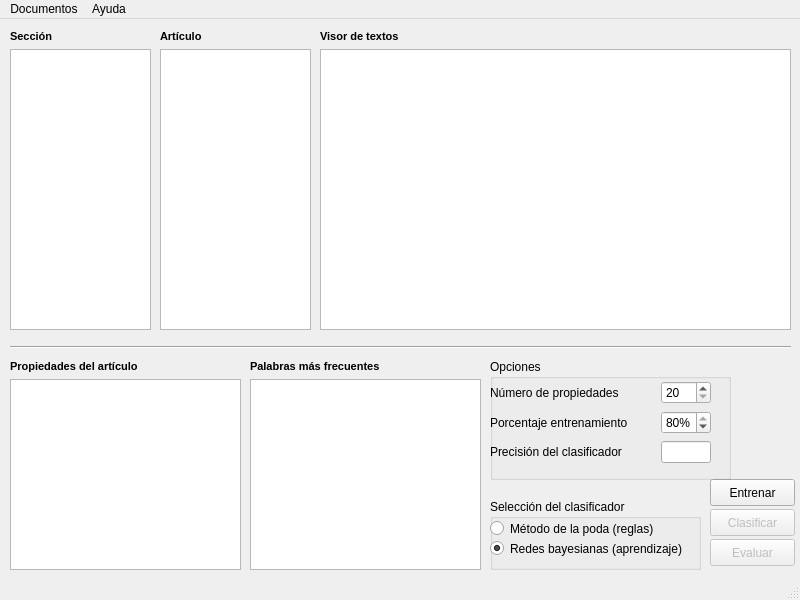
<?xml version="1.0" encoding="UTF-8"?>
<ui version="4.0">
 <class>MainWindow</class>
 <widget class="QMainWindow" name="MainWindow">
  <property name="geometry">
   <rect>
    <x>0</x>
    <y>0</y>
    <width>800</width>
    <height>600</height>
   </rect>
  </property>
  <property name="windowTitle">
   <string>Clasificador de artículos periodísticos</string>
  </property>
  <widget class="QWidget" name="centralwidget">
   <widget class="QTextBrowser" name="textos_textBrowser">
    <property name="geometry">
     <rect>
      <x>320</x>
      <y>30</y>
      <width>471</width>
      <height>281</height>
     </rect>
    </property>
    <property name="readOnly">
     <bool>false</bool>
    </property>
   </widget>
   <widget class="QLabel" name="textos_label">
    <property name="geometry">
     <rect>
      <x>320</x>
      <y>10</y>
      <width>91</width>
      <height>16</height>
     </rect>
    </property>
    <property name="text">
     <string>&lt;!DOCTYPE HTML PUBLIC &quot;-//W3C//DTD HTML 4.0//EN&quot; &quot;http://www.w3.org/TR/REC-html40/strict.dtd&quot;&gt;
&lt;html&gt;&lt;head&gt;&lt;meta name=&quot;qrichtext&quot; content=&quot;1&quot; /&gt;&lt;style type=&quot;text/css&quot;&gt;
p, li { white-space: pre-wrap; }
&lt;/style&gt;&lt;/head&gt;&lt;body style=&quot; font-family:'Sans'; font-size:8pt; font-weight:400; font-style:normal;&quot;&gt;
&lt;p style=&quot; margin-top:0px; margin-bottom:0px; margin-left:0px; margin-right:0px; -qt-block-indent:0; text-indent:0px;&quot;&gt;&lt;span style=&quot; font-weight:600;&quot;&gt;Visor de textos&lt;/span&gt;&lt;/p&gt;&lt;/body&gt;&lt;/html&gt;</string>
    </property>
   </widget>
   <widget class="QPushButton" name="entrenar_pushButton">
    <property name="geometry">
     <rect>
      <x>710</x>
      <y>460</y>
      <width>85</width>
      <height>27</height>
     </rect>
    </property>
    <property name="text">
     <string>Entrenar</string>
    </property>
   </widget>
   <widget class="QPushButton" name="clasificar_pushButton">
    <property name="enabled">
     <bool>false</bool>
    </property>
    <property name="geometry">
     <rect>
      <x>710</x>
      <y>490</y>
      <width>85</width>
      <height>27</height>
     </rect>
    </property>
    <property name="text">
     <string>Clasificar</string>
    </property>
    <property name="checkable">
     <bool>false</bool>
    </property>
   </widget>
   <widget class="QGroupBox" name="seleccion_groupBox">
    <property name="geometry">
     <rect>
      <x>490</x>
      <y>480</y>
      <width>211</width>
      <height>71</height>
     </rect>
    </property>
    <property name="title">
     <string>Selección del clasificador</string>
    </property>
    <widget class="QRadioButton" name="poda_radioButton">
     <property name="geometry">
      <rect>
       <x>0</x>
       <y>20</y>
       <width>211</width>
       <height>19</height>
      </rect>
     </property>
     <property name="text">
      <string>Método de la poda (reglas)</string>
     </property>
     <property name="checked">
      <bool>false</bool>
     </property>
    </widget>
    <widget class="QRadioButton" name="bayes_radioButton">
     <property name="geometry">
      <rect>
       <x>0</x>
       <y>40</y>
       <width>211</width>
       <height>19</height>
      </rect>
     </property>
     <property name="text">
      <string>Redes bayesianas (aprendizaje)</string>
     </property>
     <property name="checked">
      <bool>true</bool>
     </property>
    </widget>
   </widget>
   <widget class="QLabel" name="seccion_label">
    <property name="geometry">
     <rect>
      <x>10</x>
      <y>10</y>
      <width>131</width>
      <height>16</height>
     </rect>
    </property>
    <property name="text">
     <string>&lt;!DOCTYPE HTML PUBLIC &quot;-//W3C//DTD HTML 4.0//EN&quot; &quot;http://www.w3.org/TR/REC-html40/strict.dtd&quot;&gt;
&lt;html&gt;&lt;head&gt;&lt;meta name=&quot;qrichtext&quot; content=&quot;1&quot; /&gt;&lt;style type=&quot;text/css&quot;&gt;
p, li { white-space: pre-wrap; }
&lt;/style&gt;&lt;/head&gt;&lt;body style=&quot; font-family:'Sans'; font-size:8pt; font-weight:400; font-style:normal;&quot;&gt;
&lt;p style=&quot; margin-top:0px; margin-bottom:0px; margin-left:0px; margin-right:0px; -qt-block-indent:0; text-indent:0px;&quot;&gt;&lt;span style=&quot; font-weight:600;&quot;&gt;Sección&lt;/span&gt;&lt;/p&gt;&lt;/body&gt;&lt;/html&gt;</string>
    </property>
   </widget>
   <widget class="QLabel" name="propiedades_label">
    <property name="geometry">
     <rect>
      <x>10</x>
      <y>340</y>
      <width>151</width>
      <height>16</height>
     </rect>
    </property>
    <property name="text">
     <string>&lt;!DOCTYPE HTML PUBLIC &quot;-//W3C//DTD HTML 4.0//EN&quot; &quot;http://www.w3.org/TR/REC-html40/strict.dtd&quot;&gt;
&lt;html&gt;&lt;head&gt;&lt;meta name=&quot;qrichtext&quot; content=&quot;1&quot; /&gt;&lt;style type=&quot;text/css&quot;&gt;
p, li { white-space: pre-wrap; }
&lt;/style&gt;&lt;/head&gt;&lt;body style=&quot; font-family:'Sans'; font-size:8pt; font-weight:400; font-style:normal;&quot;&gt;
&lt;p style=&quot; margin-top:0px; margin-bottom:0px; margin-left:0px; margin-right:0px; -qt-block-indent:0; text-indent:0px;&quot;&gt;&lt;span style=&quot; font-weight:600;&quot;&gt;Propiedades del artículo&lt;/span&gt;&lt;/p&gt;&lt;/body&gt;&lt;/html&gt;</string>
    </property>
   </widget>
   <widget class="QLabel" name="palabras_label">
    <property name="geometry">
     <rect>
      <x>250</x>
      <y>340</y>
      <width>161</width>
      <height>16</height>
     </rect>
    </property>
    <property name="text">
     <string>&lt;!DOCTYPE HTML PUBLIC &quot;-//W3C//DTD HTML 4.0//EN&quot; &quot;http://www.w3.org/TR/REC-html40/strict.dtd&quot;&gt;
&lt;html&gt;&lt;head&gt;&lt;meta name=&quot;qrichtext&quot; content=&quot;1&quot; /&gt;&lt;style type=&quot;text/css&quot;&gt;
p, li { white-space: pre-wrap; }
&lt;/style&gt;&lt;/head&gt;&lt;body style=&quot; font-family:'Sans'; font-size:8pt; font-weight:400; font-style:normal;&quot;&gt;
&lt;p style=&quot; margin-top:0px; margin-bottom:0px; margin-left:0px; margin-right:0px; -qt-block-indent:0; text-indent:0px;&quot;&gt;&lt;span style=&quot; font-weight:600;&quot;&gt;Palabras más frecuentes&lt;/span&gt;&lt;/p&gt;&lt;/body&gt;&lt;/html&gt;</string>
    </property>
   </widget>
   <widget class="QGroupBox" name="opciones_groupBox">
    <property name="geometry">
     <rect>
      <x>490</x>
      <y>340</y>
      <width>241</width>
      <height>121</height>
     </rect>
    </property>
    <property name="title">
     <string>Opciones</string>
    </property>
    <widget class="QWidget" name="layoutWidget">
     <property name="geometry">
      <rect>
       <x>0</x>
       <y>21</y>
       <width>221</width>
       <height>86</height>
      </rect>
     </property>
     <layout class="QGridLayout" name="gridLayout">
      <item row="0" column="0">
       <widget class="QLabel" name="nprop_opc_label">
        <property name="text">
         <string>Número de propiedades</string>
        </property>
       </widget>
      </item>
      <item row="0" column="1">
       <widget class="QSpinBox" name="nprop_opc_spinBox">
        <property name="sizePolicy">
         <sizepolicy hsizetype="Fixed" vsizetype="Fixed">
          <horstretch>0</horstretch>
          <verstretch>0</verstretch>
         </sizepolicy>
        </property>
        <property name="minimumSize">
         <size>
          <width>50</width>
          <height>0</height>
         </size>
        </property>
        <property name="maximumSize">
         <size>
          <width>50</width>
          <height>16777215</height>
         </size>
        </property>
        <property name="minimum">
         <number>20</number>
        </property>
       </widget>
      </item>
      <item row="1" column="0">
       <widget class="QLabel" name="porcentaje_opc_label">
        <property name="text">
         <string>Porcentaje entrenamiento</string>
        </property>
       </widget>
      </item>
      <item row="2" column="0">
       <widget class="QLabel" name="precision_opc_label">
        <property name="text">
         <string>Precisión del clasificador</string>
        </property>
       </widget>
      </item>
      <item row="2" column="1">
       <widget class="QLineEdit" name="precision_opc_lineEdit">
        <property name="enabled">
         <bool>true</bool>
        </property>
        <property name="sizePolicy">
         <sizepolicy hsizetype="Fixed" vsizetype="Fixed">
          <horstretch>0</horstretch>
          <verstretch>0</verstretch>
         </sizepolicy>
        </property>
        <property name="minimumSize">
         <size>
          <width>50</width>
          <height>0</height>
         </size>
        </property>
        <property name="maximumSize">
         <size>
          <width>50</width>
          <height>16777215</height>
         </size>
        </property>
        <property name="acceptDrops">
         <bool>true</bool>
        </property>
        <property name="readOnly">
         <bool>true</bool>
        </property>
       </widget>
      </item>
      <item row="1" column="1">
       <widget class="QSpinBox" name="porc_entr_spinBox">
        <property name="minimumSize">
         <size>
          <width>50</width>
          <height>0</height>
         </size>
        </property>
        <property name="maximumSize">
         <size>
          <width>50</width>
          <height>16777215</height>
         </size>
        </property>
        <property name="suffix">
         <string>%</string>
        </property>
        <property name="minimum">
         <number>10</number>
        </property>
        <property name="maximum">
         <number>80</number>
        </property>
        <property name="singleStep">
         <number>5</number>
        </property>
        <property name="value">
         <number>80</number>
        </property>
       </widget>
      </item>
     </layout>
    </widget>
   </widget>
   <widget class="QListWidget" name="seccion_list">
    <property name="geometry">
     <rect>
      <x>10</x>
      <y>30</y>
      <width>141</width>
      <height>281</height>
     </rect>
    </property>
   </widget>
   <widget class="QListWidget" name="articulo_list">
    <property name="geometry">
     <rect>
      <x>160</x>
      <y>30</y>
      <width>151</width>
      <height>281</height>
     </rect>
    </property>
   </widget>
   <widget class="QLabel" name="articulo_label">
    <property name="geometry">
     <rect>
      <x>160</x>
      <y>10</y>
      <width>131</width>
      <height>16</height>
     </rect>
    </property>
    <property name="text">
     <string>&lt;!DOCTYPE HTML PUBLIC &quot;-//W3C//DTD HTML 4.0//EN&quot; &quot;http://www.w3.org/TR/REC-html40/strict.dtd&quot;&gt;
&lt;html&gt;&lt;head&gt;&lt;meta name=&quot;qrichtext&quot; content=&quot;1&quot; /&gt;&lt;style type=&quot;text/css&quot;&gt;
p, li { white-space: pre-wrap; }
&lt;/style&gt;&lt;/head&gt;&lt;body style=&quot; font-family:'Sans'; font-size:8pt; font-weight:400; font-style:normal;&quot;&gt;
&lt;p style=&quot; margin-top:0px; margin-bottom:0px; margin-left:0px; margin-right:0px; -qt-block-indent:0; text-indent:0px;&quot;&gt;&lt;span style=&quot; font-weight:600;&quot;&gt;Artículo&lt;/span&gt;&lt;/p&gt;&lt;/body&gt;&lt;/html&gt;</string>
    </property>
   </widget>
   <widget class="Line" name="line">
    <property name="geometry">
     <rect>
      <x>10</x>
      <y>320</y>
      <width>781</width>
      <height>16</height>
     </rect>
    </property>
    <property name="orientation">
     <enum>Qt::Horizontal</enum>
    </property>
   </widget>
   <widget class="QListWidget" name="propiedades_list">
    <property name="geometry">
     <rect>
      <x>10</x>
      <y>360</y>
      <width>231</width>
      <height>191</height>
     </rect>
    </property>
   </widget>
   <widget class="QListWidget" name="palabras_list">
    <property name="geometry">
     <rect>
      <x>250</x>
      <y>360</y>
      <width>231</width>
      <height>191</height>
     </rect>
    </property>
   </widget>
   <widget class="QPushButton" name="evaluar_pushButton">
    <property name="enabled">
     <bool>false</bool>
    </property>
    <property name="geometry">
     <rect>
      <x>710</x>
      <y>520</y>
      <width>85</width>
      <height>27</height>
     </rect>
    </property>
    <property name="text">
     <string>Evaluar</string>
    </property>
    <property name="checkable">
     <bool>false</bool>
    </property>
   </widget>
  </widget>
  <widget class="QMenuBar" name="menubar">
   <property name="geometry">
    <rect>
     <x>0</x>
     <y>0</y>
     <width>800</width>
     <height>19</height>
    </rect>
   </property>
   <widget class="QMenu" name="menuDocumentos">
    <property name="title">
     <string>Documentos</string>
    </property>
    <addaction name="actionVer_documentos_de_una_ontolog_a"/>
   </widget>
   <widget class="QMenu" name="menuAcerca_de">
    <property name="title">
     <string>Ayuda</string>
    </property>
    <addaction name="action_ndice"/>
    <addaction name="actionAcerca_de"/>
   </widget>
   <addaction name="menuDocumentos"/>
   <addaction name="menuAcerca_de"/>
  </widget>
  <widget class="QStatusBar" name="statusbar"/>
  <action name="actionVer_documentos_de_una_ontolog_a">
   <property name="text">
    <string>Ver documentos de una ontología</string>
   </property>
  </action>
  <action name="actionVer_documentos_de_un_corpus_categorizado">
   <property name="text">
    <string>Ver documentos de un corpus categorizado</string>
   </property>
  </action>
  <action name="actionM_todo_de_la_poda">
   <property name="text">
    <string>Método de la poda</string>
   </property>
  </action>
  <action name="actionRedes_bayesianas">
   <property name="text">
    <string>Redes bayesianas</string>
   </property>
  </action>
  <action name="action_ndice">
   <property name="text">
    <string>Manual Usuario</string>
   </property>
  </action>
  <action name="actionAcerca_de">
   <property name="text">
    <string>Acerca de...</string>
   </property>
  </action>
  <action name="actionEvaluaci_n_de_m_todos">
   <property name="text">
    <string>Evaluación de métodos</string>
   </property>
  </action>
 </widget>
 <resources/>
 <connections/>
</ui>
